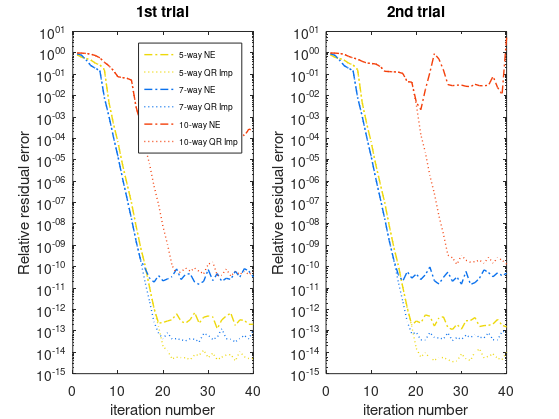

MATLAB code to generate this figure:
clear

load('Fig4.mat','als_data')
load('Fig4_2.mat', 'als_data_2')

%% plot iterations vs relative error
%als8 is actually 5

figure,


subplot(1,2,1)
semilogy(1:40,als_data.als5,'-.','Color','#EDD80B','linewidth',1), hold on
semilogy(1:40,als_data.imp5,':','Color','#EDD80B','linewidth',1)

semilogy(1:40,als_data.als7,'-.','Color','#0A71ED','linewidth',1)
semilogy(1:40,als_data.imp7,':','Color','#0A71ED','linewidth',1)
semilogy(1:40,als_data.als10,'-.','Color','#F33E09','linewidth',1)
semilogy(1:40,als_data.imp10,':','Color','#F33E09','linewidth',1)
ylim([1e-15 10])
set(gca,'fontsize',10)
legend('5-way NE','5-way QR Imp','7-way NE','7-way QR Imp','10-way NE','10-way QR Imp','fontsize',6)
%title('Relative Error for Different d (1st trial)') 
xlabel('iteration number')
ylabel('Relative residual error')
title('1st trial')
%%

subplot(1,2,2)
semilogy(1:40,als_data_2.als5,'-.','Color','#EDD80B','linewidth',1), hold on
semilogy(1:40,als_data_2.imp5,':','Color','#EDD80B','linewidth',1)

semilogy(1:40,als_data_2.als7,'-.','Color','#0A71ED','linewidth',1)
semilogy(1:40,als_data_2.imp7,':','Color','#0A71ED','linewidth',1)
semilogy(1:40,als_data_2.als10,'-.','Color','#F33E09','linewidth',1)
semilogy(1:40,als_data_2.imp10,':','Color','#F33E09','linewidth',1)
ylim([1e-15 10])

title('2nd trial')


xlabel('iteration number')
ylabel('Relative residual error')
set(gca,'fontsize',10)
set(gcf,'Units','inches');
screenposition = get(gcf,'Position');
set(gcf,...
    'PaperPosition',[0 0 screenposition(3:4)],...
    'PaperSize',[screenposition(3:4)]);
%saveas(gcf,'sinsums_acc2.pdf')
%change d & n
